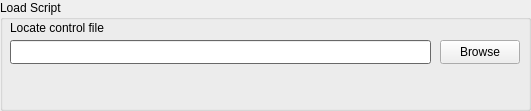
   <widget class="QGroupBox" name="groupBox">
    <property name="geometry">
     <rect>
      <x>60</x>
      <y>90</y>
      <width>531</width>
      <height>111</height>
     </rect>
    </property>
    <property name="title">
     <string>Load Script</string>
    </property>
    <widget class="QLineEdit" name="lineEdit">
     <property name="geometry">
      <rect>
       <x>10</x>
       <y>40</y>
       <width>421</width>
       <height>24</height>
      </rect>
     </property>
     <property name="palette">
      <palette>
       <active>
        <colorrole role="WindowText">
         <brush brushstyle="SolidPattern">
          <color alpha="255">
           <red>0</red>
           <green>0</green>
           <blue>0</blue>
          </color>
         </brush>
        </colorrole>
        <colorrole role="Button">
         <brush brushstyle="SolidPattern">
          <color alpha="255">
           <red>145</red>
           <green>145</green>
           <blue>145</blue>
          </color>
         </brush>
        </colorrole>
        <colorrole role="Light">
         <brush brushstyle="SolidPattern">
          <color alpha="255">
           <red>217</red>
           <green>217</green>
           <blue>217</blue>
          </color>
         </brush>
        </colorrole>
        <colorrole role="Midlight">
         <brush brushstyle="SolidPattern">
          <color alpha="255">
           <red>181</red>
           <green>181</green>
           <blue>181</blue>
          </color>
         </brush>
        </colorrole>
        <colorrole role="Dark">
         <brush brushstyle="SolidPattern">
          <color alpha="255">
           <red>72</red>
           <green>72</green>
           <blue>72</blue>
          </color>
         </brush>
        </colorrole>
        <colorrole role="Mid">
         <brush brushstyle="SolidPattern">
          <color alpha="255">
           <red>97</red>
           <green>97</green>
           <blue>97</blue>
          </color>
         </brush>
        </colorrole>
        <colorrole role="Text">
         <brush brushstyle="SolidPattern">
          <color alpha="255">
           <red>0</red>
           <green>0</green>
           <blue>0</blue>
          </color>
         </brush>
        </colorrole>
        <colorrole role="BrightText">
         <brush brushstyle="SolidPattern">
          <color alpha="255">
           <red>255</red>
           <green>255</green>
           <blue>255</blue>
          </color>
         </brush>
        </colorrole>
        <colorrole role="ButtonText">
         <brush brushstyle="SolidPattern">
          <color alpha="255">
           <red>0</red>
           <green>0</green>
           <blue>0</blue>
          </color>
         </brush>
        </colorrole>
        <colorrole role="Base">
         <brush brushstyle="SolidPattern">
          <color alpha="255">
           <red>255</red>
           <green>255</green>
           <blue>255</blue>
          </color>
         </brush>
        </colorrole>
        <colorrole role="Window">
         <brush brushstyle="SolidPattern">
          <color alpha="255">
           <red>145</red>
           <green>145</green>
           <blue>145</blue>
          </color>
         </brush>
        </colorrole>
        <colorrole role="Shadow">
         <brush brushstyle="SolidPattern">
          <color alpha="255">
           <red>0</red>
           <green>0</green>
           <blue>0</blue>
          </color>
         </brush>
        </colorrole>
        <colorrole role="AlternateBase">
         <brush brushstyle="SolidPattern">
          <color alpha="255">
           <red>200</red>
           <green>200</green>
           <blue>200</blue>
          </color>
         </brush>
        </colorrole>
        <colorrole role="ToolTipBase">
         <brush brushstyle="SolidPattern">
          <color alpha="255">
           <red>255</red>
           <green>255</green>
           <blue>220</blue>
          </color>
         </brush>
        </colorrole>
        <colorrole role="ToolTipText">
         <brush brushstyle="SolidPattern">
          <color alpha="255">
           <red>0</red>
           <green>0</green>
           <blue>0</blue>
          </color>
         </brush>
        </colorrole>
        <colorrole role="PlaceholderText">
         <brush brushstyle="SolidPattern">
          <color alpha="127">
           <red>0</red>
           <green>0</green>
           <blue>0</blue>
          </color>
         </brush>
        </colorrole>
        <colorrole role="Accent">
         <brush brushstyle="SolidPattern">
          <color alpha="255">
           <red>255</red>
           <green>255</green>
           <blue>255</blue>
          </color>
         </brush>
        </colorrole>
       </active>
       <inactive>
        <colorrole role="WindowText">
         <brush brushstyle="SolidPattern">
          <color alpha="255">
           <red>0</red>
           <green>0</green>
           <blue>0</blue>
          </color>
         </brush>
        </colorrole>
        <colorrole role="Button">
         <brush brushstyle="SolidPattern">
          <color alpha="255">
           <red>145</red>
           <green>145</green>
           <blue>145</blue>
          </color>
         </brush>
        </colorrole>
        <colorrole role="Light">
         <brush brushstyle="SolidPattern">
          <color alpha="255">
           <red>217</red>
           <green>217</green>
           <blue>217</blue>
          </color>
         </brush>
        </colorrole>
        <colorrole role="Midlight">
         <brush brushstyle="SolidPattern">
          <color alpha="255">
           <red>181</red>
           <green>181</green>
           <blue>181</blue>
          </color>
         </brush>
        </colorrole>
        <colorrole role="Dark">
         <brush brushstyle="SolidPattern">
          <color alpha="255">
           <red>72</red>
           <green>72</green>
           <blue>72</blue>
          </color>
         </brush>
        </colorrole>
        <colorrole role="Mid">
         <brush brushstyle="SolidPattern">
          <color alpha="255">
           <red>97</red>
           <green>97</green>
           <blue>97</blue>
          </color>
         </brush>
        </colorrole>
        <colorrole role="Text">
         <brush brushstyle="SolidPattern">
          <color alpha="255">
           <red>0</red>
           <green>0</green>
           <blue>0</blue>
          </color>
         </brush>
        </colorrole>
        <colorrole role="BrightText">
         <brush brushstyle="SolidPattern">
          <color alpha="255">
           <red>255</red>
           <green>255</green>
           <blue>255</blue>
          </color>
         </brush>
        </colorrole>
        <colorrole role="ButtonText">
         <brush brushstyle="SolidPattern">
          <color alpha="255">
           <red>0</red>
           <green>0</green>
           <blue>0</blue>
          </color>
         </brush>
        </colorrole>
        <colorrole role="Base">
         <brush brushstyle="SolidPattern">
          <color alpha="255">
           <red>255</red>
           <green>255</green>
           <blue>255</blue>
          </color>
         </brush>
        </colorrole>
        <colorrole role="Window">
         <brush brushstyle="SolidPattern">
          <color alpha="255">
           <red>145</red>
           <green>145</green>
           <blue>145</blue>
          </color>
         </brush>
        </colorrole>
        <colorrole role="Shadow">
         <brush brushstyle="SolidPattern">
          <color alpha="255">
           <red>0</red>
           <green>0</green>
           <blue>0</blue>
          </color>
         </brush>
        </colorrole>
        <colorrole role="AlternateBase">
         <brush brushstyle="SolidPattern">
          <color alpha="255">
           <red>200</red>
           <green>200</green>
           <blue>200</blue>
          </color>
         </brush>
        </colorrole>
        <colorrole role="ToolTipBase">
         <brush brushstyle="SolidPattern">
          <color alpha="255">
           <red>255</red>
           <green>255</green>
           <blue>220</blue>
          </color>
         </brush>
        </colorrole>
        <colorrole role="ToolTipText">
         <brush brushstyle="SolidPattern">
          <color alpha="255">
           <red>0</red>
           <green>0</green>
           <blue>0</blue>
          </color>
         </brush>
        </colorrole>
        <colorrole role="PlaceholderText">
         <brush brushstyle="SolidPattern">
          <color alpha="127">
           <red>0</red>
           <green>0</green>
           <blue>0</blue>
          </color>
         </brush>
        </colorrole>
        <colorrole role="Accent">
         <brush brushstyle="SolidPattern">
          <color alpha="255">
           <red>255</red>
           <green>255</green>
           <blue>255</blue>
          </color>
         </brush>
        </colorrole>
       </inactive>
       <disabled>
        <colorrole role="WindowText">
         <brush brushstyle="SolidPattern">
          <color alpha="255">
           <red>72</red>
           <green>72</green>
           <blue>72</blue>
          </color>
         </brush>
        </colorrole>
        <colorrole role="Button">
         <brush brushstyle="SolidPattern">
          <color alpha="255">
           <red>145</red>
           <green>145</green>
           <blue>145</blue>
          </color>
         </brush>
        </colorrole>
        <colorrole role="Light">
         <brush brushstyle="SolidPattern">
          <color alpha="255">
           <red>217</red>
           <green>217</green>
           <blue>217</blue>
          </color>
         </brush>
        </colorrole>
        <colorrole role="Midlight">
         <brush brushstyle="SolidPattern">
          <color alpha="255">
           <red>181</red>
           <green>181</green>
           <blue>181</blue>
          </color>
         </brush>
        </colorrole>
        <colorrole role="Dark">
         <brush brushstyle="SolidPattern">
          <color alpha="255">
           <red>72</red>
           <green>72</green>
           <blue>72</blue>
          </color>
         </brush>
        </colorrole>
        <colorrole role="Mid">
         <brush brushstyle="SolidPattern">
          <color alpha="255">
           <red>97</red>
           <green>97</green>
           <blue>97</blue>
          </color>
         </brush>
        </colorrole>
        <colorrole role="Text">
         <brush brushstyle="SolidPattern">
          <color alpha="255">
           <red>72</red>
           <green>72</green>
           <blue>72</blue>
          </color>
         </brush>
        </colorrole>
        <colorrole role="BrightText">
         <brush brushstyle="SolidPattern">
          <color alpha="255">
           <red>255</red>
           <green>255</green>
           <blue>255</blue>
          </color>
         </brush>
        </colorrole>
        <colorrole role="ButtonText">
         <brush brushstyle="SolidPattern">
          <color alpha="255">
           <red>72</red>
           <green>72</green>
           <blue>72</blue>
          </color>
         </brush>
        </colorrole>
        <colorrole role="Base">
         <brush brushstyle="SolidPattern">
          <color alpha="255">
           <red>145</red>
           <green>145</green>
           <blue>145</blue>
          </color>
         </brush>
        </colorrole>
        <colorrole role="Window">
         <brush brushstyle="SolidPattern">
          <color alpha="255">
           <red>145</red>
           <green>145</green>
           <blue>145</blue>
          </color>
         </brush>
        </colorrole>
        <colorrole role="Shadow">
         <brush brushstyle="SolidPattern">
          <color alpha="255">
           <red>0</red>
           <green>0</green>
           <blue>0</blue>
          </color>
         </brush>
        </colorrole>
        <colorrole role="AlternateBase">
         <brush brushstyle="SolidPattern">
          <color alpha="255">
           <red>145</red>
           <green>145</green>
           <blue>145</blue>
          </color>
         </brush>
        </colorrole>
        <colorrole role="ToolTipBase">
         <brush brushstyle="SolidPattern">
          <color alpha="255">
           <red>255</red>
           <green>255</green>
           <blue>220</blue>
          </color>
         </brush>
        </colorrole>
        <colorrole role="ToolTipText">
         <brush brushstyle="SolidPattern">
          <color alpha="255">
           <red>0</red>
           <green>0</green>
           <blue>0</blue>
          </color>
         </brush>
        </colorrole>
        <colorrole role="PlaceholderText">
         <brush brushstyle="SolidPattern">
          <color alpha="127">
           <red>72</red>
           <green>72</green>
           <blue>72</blue>
          </color>
         </brush>
        </colorrole>
        <colorrole role="Accent">
         <brush brushstyle="SolidPattern">
          <color alpha="255">
           <red>188</red>
           <green>188</green>
           <blue>188</blue>
          </color>
         </brush>
        </colorrole>
       </disabled>
      </palette>
     </property>
    </widget>
    <widget class="QLabel" name="label">
     <property name="geometry">
      <rect>
       <x>10</x>
       <y>20</y>
       <width>101</width>
       <height>16</height>
      </rect>
     </property>
     <property name="text">
      <string>Locate control file</string>
     </property>
    </widget>
    <widget class="QPushButton" name="pushButton_3">
     <property name="geometry">
      <rect>
       <x>440</x>
       <y>40</y>
       <width>80</width>
       <height>24</height>
      </rect>
     </property>
     <property name="text">
      <string>Browse</string>
     </property>
    </widget>
   </widget>
